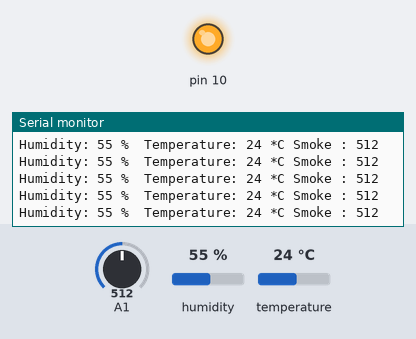
A sketch run on a simulated Arduino Uno, built with avr-gcc and run on an emulated ATmega328P. On the bench: output pins drawn as LEDs (lit = HIGH), the last lines printed to the serial monitor. The inputs (shaded band) are chosen by the test bench; at power-on: temperature 24 °C, A1 = 512, humidity 55 %. No radio packets arrive unless stated.

Above: at 1.2 s.
1.3 s: temperature set to 27 °C
At 3.4 s:
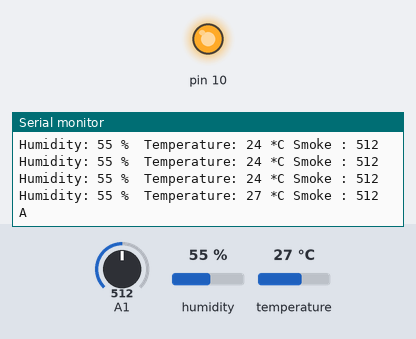
5.6 s: A1 set to 167
At 6.9 s:
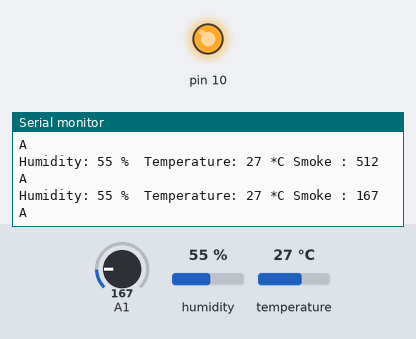
7.1 s: A1 set to 134
At 8.25 s:
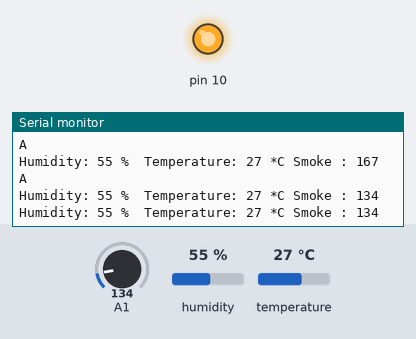
Timing chart, 0 to 10.1 s (numbered marks = the images above; inputs shaded):
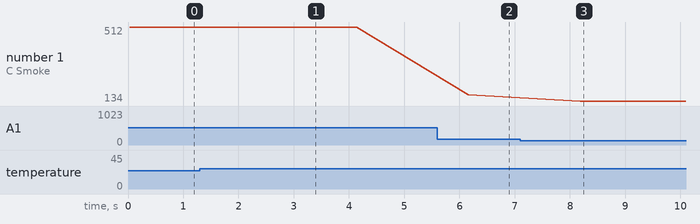

Measured:
- the behaviour switches between 25 and 26 °C on temperature (found by bisection; images 0 and 1)
- the behaviour switches between 151 and 150 on A1 (found by bisection; images 2 and 3)
- after the input at 1.3 s, the serial monitor: prints a new line after 0.83 s (image 1)
- after the input at 5.6 s, the serial monitor: prints a new line after 0.56 s (image 2)
- after the input at 7.1 s, the serial monitor: prints a new line after 1.1 s (image 3)
- plotted number 1: 512 → 167 after the input at 5.6 s, 167 → 134 after the input at 7.1 s

The sketch:

Transmitter.ino
```cpp
// Transmitter NODE00 (A)

#include <RF24.h>
#include <RF24Network.h>
#include <SPI.h>
#include "DHT.h"
#define DHTPIN A0
#define DHTTYPE DHT11
DHT dht(DHTPIN, DHTTYPE);
RF24 radio(7,8);               // nRF24L01 (CE,CSN)
RF24Network network(radio);      // Include the radio in the network
char this_node='A';   // Address of this node in Octal format ( 04,031, etc)
const uint16_t node00 = 00;
const uint16_t node02 = 02;
const uint16_t node03 = 03;

void setup()
{
  Serial.begin(9600);
  dht.begin();
  SPI.begin();
  radio.begin();
  network.begin(90, node00); //(channel, node address)
  radio.setDataRate(RF24_2MBPS);
}
void loop()
{
  network.update();
    //float f = dht.readTemperature(true);
    unsigned long h = dht.readHumidity();  // Read the temp value
    unsigned long temp = dht.readTemperature();
    unsigned long smoke=analogRead(A1);
    // Compute heat index
    // Must send in temp in Fahrenheit!
    //float hi = dht.computeHeatIndex(f, h);
    Serial.print("Humidity: ");
    Serial.print(h);
    Serial.print(" %\t");
    Serial.print("Temperature: ");
    Serial.print(temp);
    Serial.print(" *C ");
    //Serial.print("Heat index: ");
    //Serial.print(hi);
    //Serial.println(" *F");
    Serial.print("Smoke : ");
    Serial.println(smoke);
    if(temp>25 && smoke>150)
    {
      RF24NetworkHeader header5(node03);
      bool ok3 = network.write(header5, &this_node, sizeof(this_node));
      Serial.println(this_node);
      delay(2000);
    }
}
```
